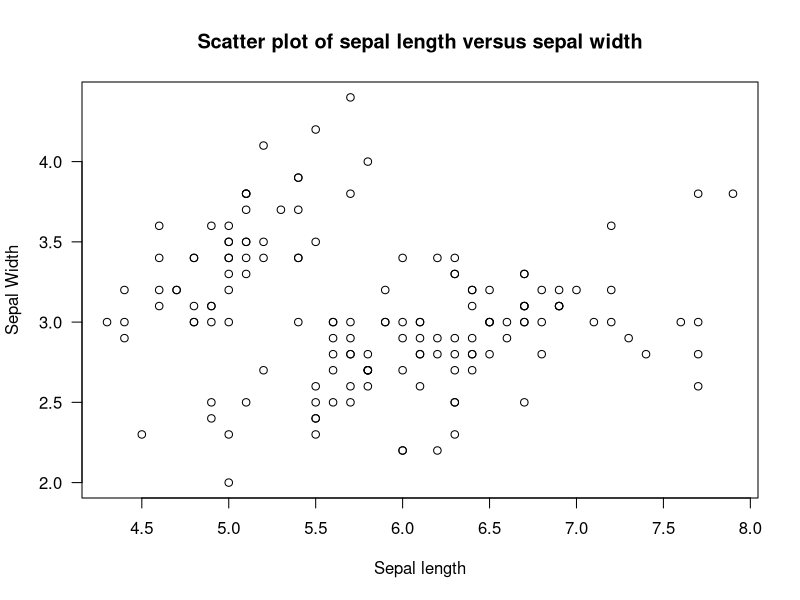
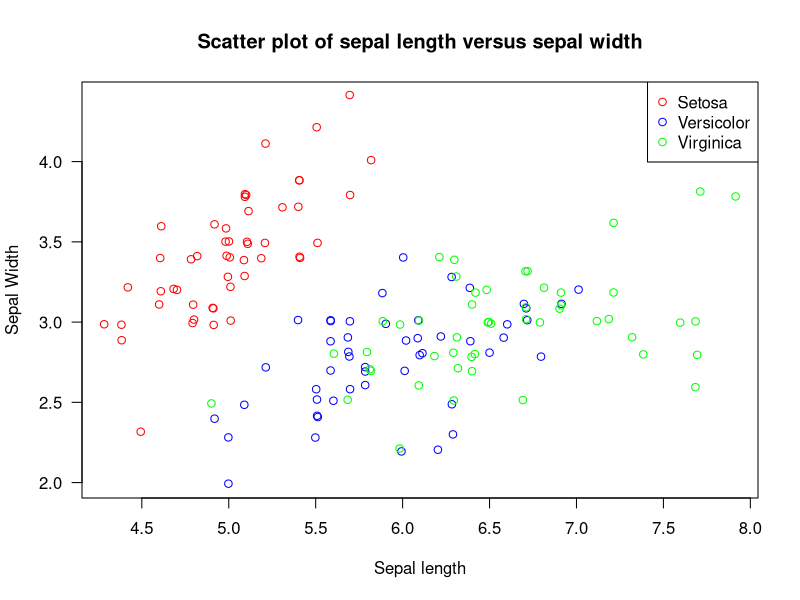

The R script that drew these images, in order:
# Sample examination question solution.

# The data set iris is loaded by default when you start R. 
# The data set contains the sepal and petal lengths and widths of different species of Iris flowers. 
# Answer the questions below in bold in the answer booklet and create an R script which contains the code used to create each answer.

# (a) Calculate the mean and standard deviation of the petal length for each different species. Which species has the biggest mean? Which has the smallest standard deviation?
aggregate(iris$Petal.Length,by=list(iris$Species),mean)
#Group.1     x
#1     setosa 1.462
#2 versicolor 4.260
#3  virginica 5.552 - biggest mean
aggregate(iris$Petal.Length,by=list(iris$Species),sd)
# Group.1         x
# 1     setosa 0.1736640 - smallest sd
# 2 versicolor 0.4699110
# 3  virginica 0.5518947

# (b) Which observation has the biggest sepal width?
which.max(iris$Sepal.Width) 
# The 16th observation

# (c) Calculate the correlation between the four quantitative variables. Which pair have the weakest correlation? Which pair have the strongest?
cor(iris[,1:4])
# Sepal length and width is weakest at -0.118
# Petal length and width is strongest at 0.963

# (d) Looking in particular at the correlation between sepal length and width, calculate the correlation between these two variables for each species. How does this pattern conflict with the analysis you ran in part (c)?
by(iris[,1:2],iris$Species,cor)
# iris$Species: setosa
# Sepal.Length Sepal.Width
# Sepal.Length    1.0000000   0.7425467
# Sepal.Width     0.7425467   1.0000000
# ------------------------------------------------------------------------------------------------------------------------------- 
#   iris$Species: versicolor
# Sepal.Length Sepal.Width
# Sepal.Length    1.0000000   0.5259107
# Sepal.Width     0.5259107   1.0000000
# ------------------------------------------------------------------------------------------------------------------------------- 
#   iris$Species: virginica
# Sepal.Length Sepal.Width
# Sepal.Length    1.0000000   0.4572278
# Sepal.Width     0.4572278   1.0000000
# All the correlations within species are positive but the overall correlation is negative?!

# (e) Create a plot of sepal length versus sepal width. Make sure to include axis labels and a title. Describe the pattern of the relationship.
plot(iris[,1],iris[,2],xlab='Sepal length',ylab='Sepal Width',main='Scatter plot of sepal length versus sepal width',las=1)
# Seems to be a slight decreasing relationship

# (f) Expand your plot so that each species is a different colour and include a legend. Include suitable command so that repeated points at the same location do not overlap . How does this plot help explain the answers you obtained in parts (c) and (d)?
plot(iris[,1],iris[,2],xlab='Sepal length',ylab='Sepal Width',main='Scatter plot of sepal length versus sepal width',las=1,type='n')
sep.setosa = as.matrix(subset(iris[,1:2],iris$Species=='setosa'))
sep.versicolor = as.matrix(subset(iris[,1:2],iris$Species=='versicolor'))
sep.virginica = as.matrix(subset(iris[,1:2],iris$Species=='virginica'))
points(jitter(sep.setosa),col='red')
points(jitter(sep.versicolor),col='blue')
points(jitter(sep.virginica),col='green')
legend('topright',legend=c('Setosa','Versicolor','Virginica'),col=c('red','blue','green'),pch=1)
# For each species each sepal petal/width pair has positive correlation but when combined together they have negative correlations
# This is Simpson's paradox!



